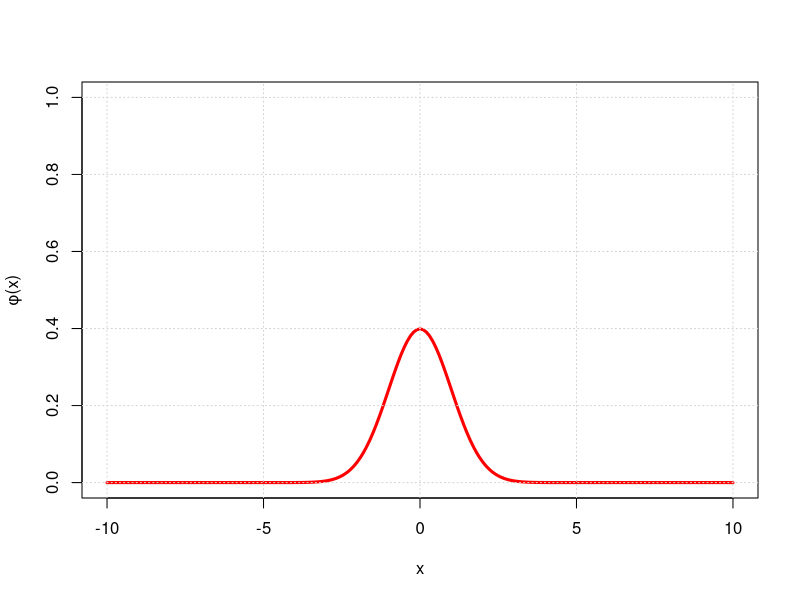

Write R code to recreate this figure.
## ---- chunk 1
knitr::opts_chunk$set(echo = TRUE)
## ---- chunk 2
x <- seq(-10, 10, 0.1)
plot(x, dnorm(x, 0, 1), type = "l", lwd = 3, col = "red", ylab = "φ(x)", ylim = c(0, 1)) 
grid()
## ---- chunk 3
rnorm(10, mean = 2, sd = 1)
